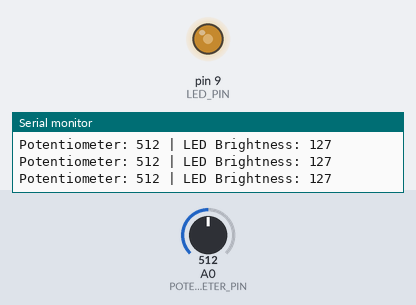
A sketch run on a simulated Arduino Uno, built with avr-gcc and run on an emulated ATmega328P. Parts: output pins drawn as LEDs (lit = HIGH), the last lines printed to the serial monitor. The inputs (shaded band) are chosen by the test bench; at power-on: A0 (POTENTIOMETER_PIN) = 512.

Above: at 1.2 s.
1.3 s: A0 (POTENTIOMETER_PIN) set to 418
At 2.0 s:
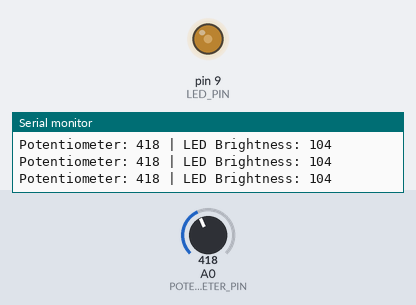
4.3 s: A0 (POTENTIOMETER_PIN) set to 384
At 5.5 s:
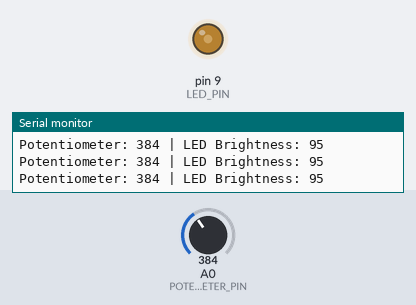
7.3 s: A0 (POTENTIOMETER_PIN) set to 122
At 8.5 s:
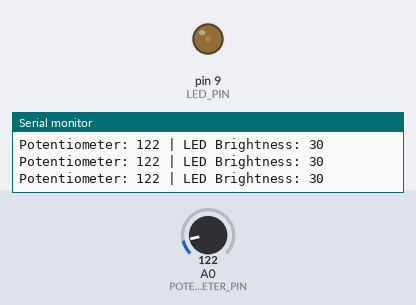
8.8 s: A0 (POTENTIOMETER_PIN) set to 105
At 9.7 s:
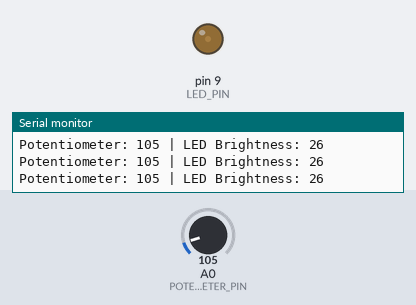
11.8 s: A0 (POTENTIOMETER_PIN) set to 90
At 12.5 s:
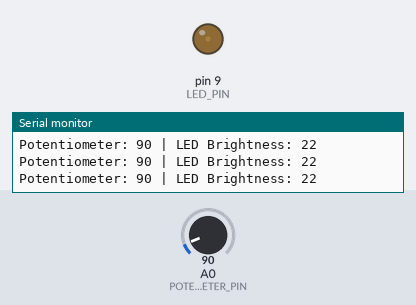
14.8 s: A0 (POTENTIOMETER_PIN) set to 0
At 15.8 s:
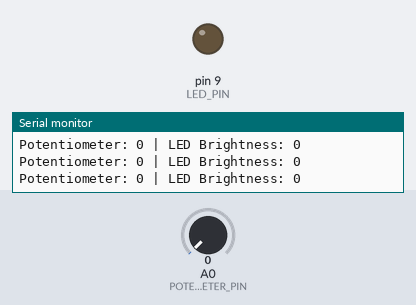
Timing chart, 0 to 17.3 s (numbered marks = the images above; inputs shaded):
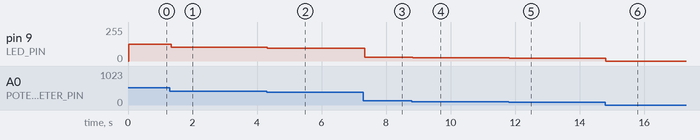

The sketch:

led_potentiometer.ino
```cpp
/*
 * Project: LED Brightness Control with Potentiometer
 * Description: Control LED brightness using a potentiometer (analog input)
 * Author: XergioAleX
 * Date: 2025
 */

// Pin definitions
const int LED_PIN = 9;           // PWM-capable pin for LED (marked with ~ on Arduino Uno)
const int POTENTIOMETER_PIN = A0; // Analog input pin for potentiometer

// Variables
int potValue = 0;        // Raw reading from potentiometer (0-1023)
int ledBrightness = 0;   // LED brightness value (0-255)

void setup() {
  // Initialize the LED pin as an output
  pinMode(LED_PIN, OUTPUT);

  // Note: Analog pins (A0-A5) don't need pinMode() for input
  // They are inputs by default

  // Initialize serial communication for debugging
  Serial.begin(9600);
  Serial.println("LED Potentiometer Control Started");
  Serial.println("Rotate the potentiometer to control LED brightness");
}

void loop() {
  // Read the analog value from the potentiometer
  // analogRead() returns a value from 0 to 1023
  // 0 = 0V (one end of potentiometer)
  // 1023 = 5V (other end of potentiometer)
  potValue = analogRead(POTENTIOMETER_PIN);

  // Map the potentiometer value (0-1023) to LED brightness (0-255)
  // This scales the analog input range to the PWM output range
  ledBrightness = map(potValue, 0, 1023, 0, 255);

  // Set the LED brightness using PWM
  // analogWrite() accepts values from 0 (off) to 255 (fully on)
  analogWrite(LED_PIN, ledBrightness);

  // Print values to Serial Monitor for debugging
  Serial.print("Potentiometer: ");
  Serial.print(potValue);
  Serial.print(" | LED Brightness: ");
  Serial.println(ledBrightness);

  // Small delay for stability (optional, but helps with serial output)
  delay(10);
}
```

Measured:
- after the input at 1.3 s, pin 9 (LED_PIN): 127/255 → 104/255 at once
- after the input at 4.3 s, pin 9 (LED_PIN): 104/255 → 95/255 at once
- after the input at 7.3 s, pin 9 (LED_PIN): 95/255 → 30/255 at once
- after the input at 8.8 s, pin 9 (LED_PIN): 30/255 → 26/255 at once
- after the input at 11.8 s, pin 9 (LED_PIN): 26/255 → 22/255 at once
- after the input at 14.8 s, pin 9 (LED_PIN): 22/255 → 0/255 at once
